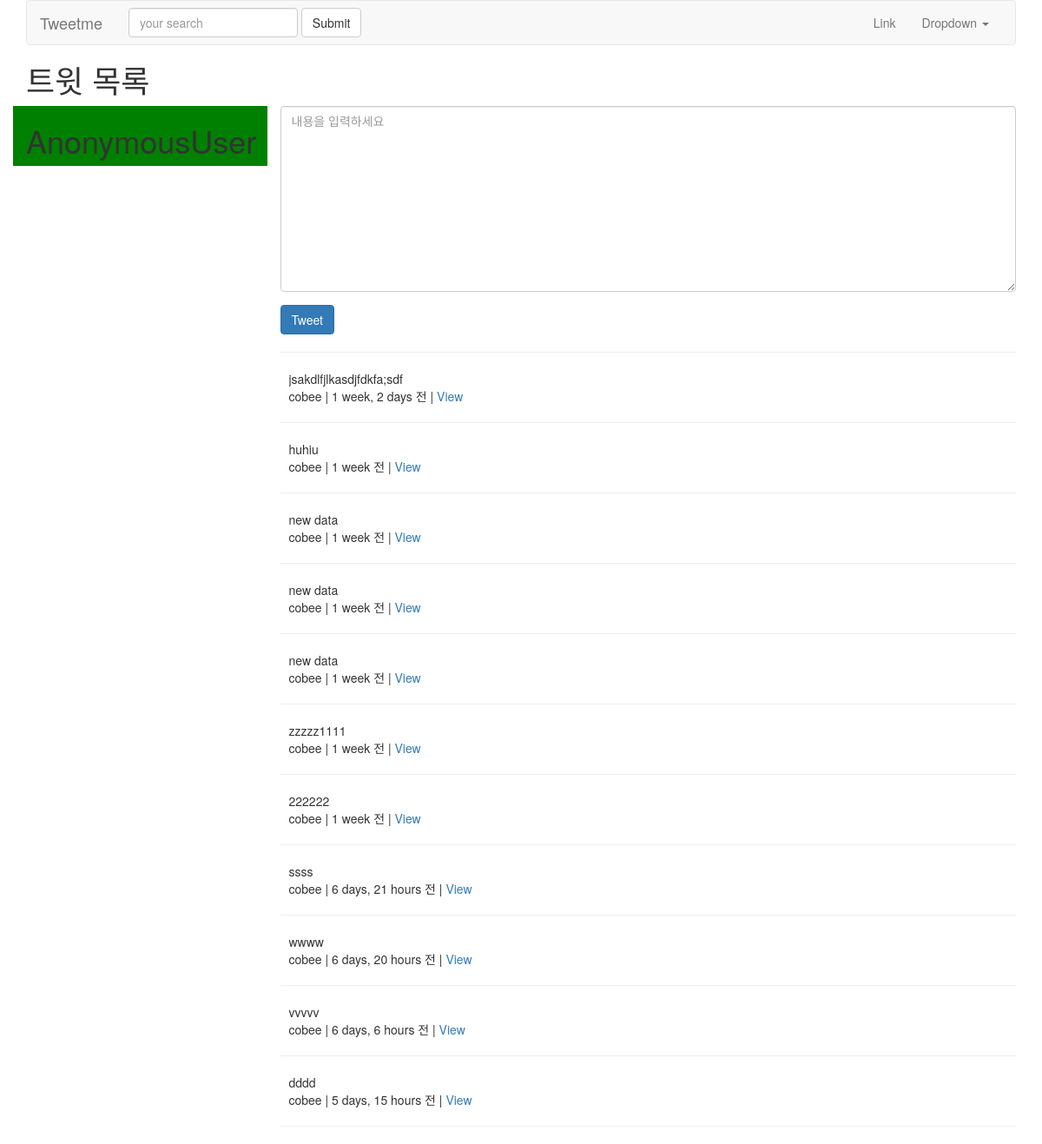
/, run on an earlier commit of the app's database.
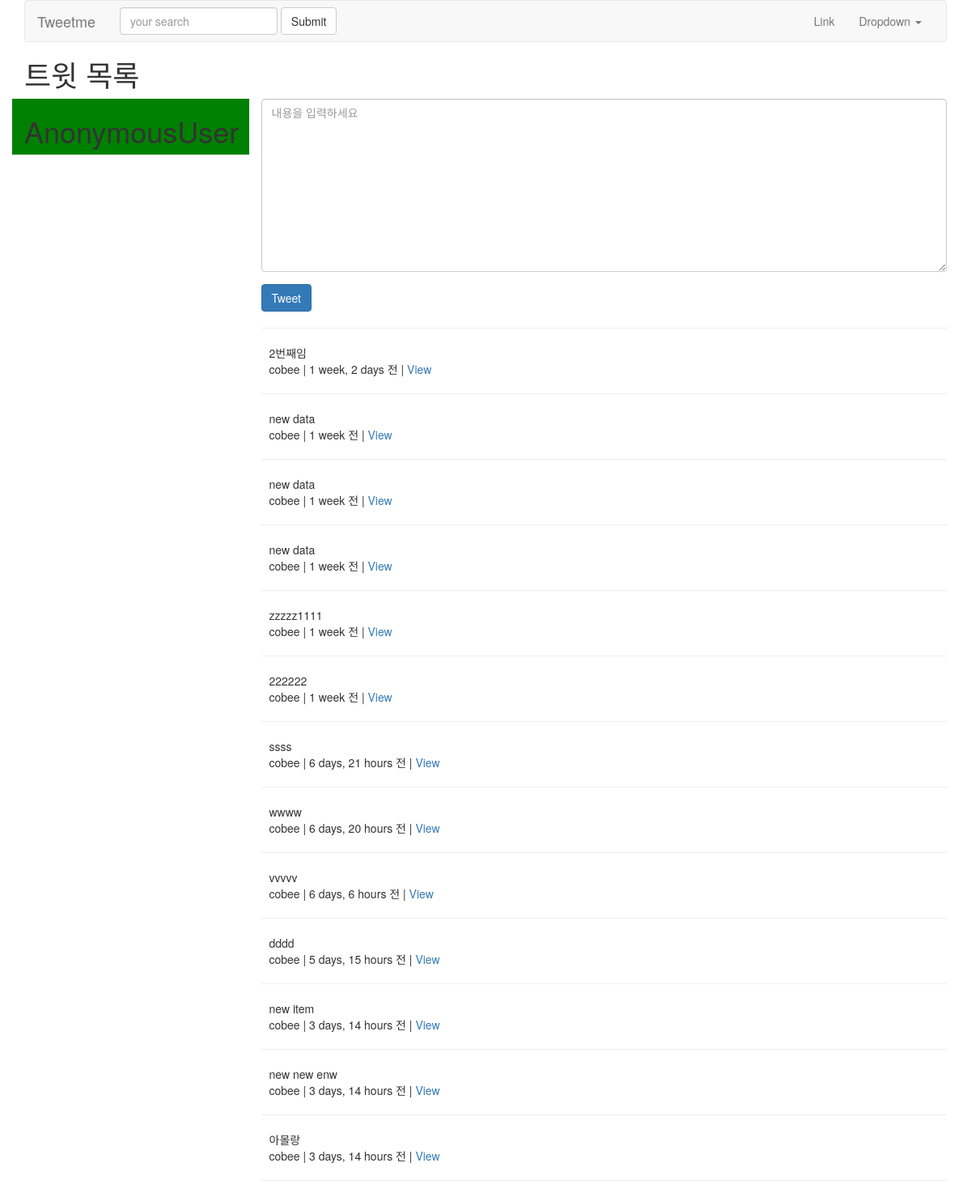
And on a later commit of the database.
### tweets/models.py (models this page shows, shortened)
class Tweet(models.Model):
	user	  = models.ForeignKey(settings.AUTH_USER_MODEL)
	content   = models.CharField(max_length=140, validators=[validate_content])
	updated   = models.DateTimeField(auto_now=True)
	timestamp = models.DateTimeField(auto_now_add=True)
	def get_absolute_url(self):
		return reverse("tweet:detail", kwargs={"pk":self.pk})

### tweets/views.py (the view)
# urls.py: url(r'^$', TweetListView.as_view(), name='home'),
class TweetListView(ListView):
	def get_queryset(self, *args, **kwargs):
		qs = Tweet.objects.all()
		print(self.request.GET)
		query = self.request.GET.get("q", None)
		if query is not None:
			qs = qs.filter(
				Q(content__icontains=query) |
				Q(user__username__icontains=query)
				)
		return qs
	def get_context_data(self, *args, **kwargs):
		context = super(TweetListView, self).get_context_data(*args, **kwargs)
		context['create_form'] = TweetModelForm()
		context['create_url'] = reverse_lazy("tweet:create")
		return context

### tweets/forms.py (shortened to what this page needs)
class TweetModelForm(forms.ModelForm):
	content = forms.CharField(label='',
				widget=forms.Textarea(
						attrs={'placeholder':'내용을 입력하세요',
								'class':'form-control'}))
	class Meta:
		model = Tweet
		fields = [
			"content",
		]

### tweets/templates/tweets/tweet_list.html (shortened to what this page needs)
{% extends "base.html" %}
{% block content %}
<h1> 트윗 목록 </h1>
<div class="row">
	<div class="col-sm-3 col-xs-12" style="background-color: green;">
		<h1>{{ request.user }}</h1>
	</div>
	<div class="col-sm-9">
		{% if not request.GET.q %}
			<div class="">
		{% include "tweets/form.html" with form=create_form action_url=create_url btn_title='Tweet' %}
			</div>
		{% endif %}
		<hr/>
		{% for object in object_list %}
	<div class="media">
		<div class="media-left">
		</div>
		<div class="media-body">
			{{ object.content }}<br/>
			{{ object.user }} | {{ object.timestamp|timesince }} 전 | <a href="{{ object.get_absolute_url }}">View</a>
		</div>
	</div>
	<hr/>
{% empty %}
	{% if request.GET.q %}
		<p>No tweets found.</p>
	{% else %}
		<p>No tweets yet</p>
	{% endif %}
{% endfor %}
</div>
</div>
{% endblock content %}

### templates/base.html (shortened to what this page needs)
{% load static %}
<!DOCTYPE html>
<html lang="ko">
<head>
	<link rel="stylesheet" href="https://maxcdn.bootstrapcdn.com/bootstrap/3.3.2/css/bootstrap.min.css">
</head>
<body>
	<div class='container'>
		{% include 'navbar.html' %}
		{% block content %}
		{% endblock content %}
	</div>
</body>
</html>

### templates/navbar.html (shortened to what this page needs)
<nav class="navbar navbar-default">
  <div class="container-fluid">
    <div class="navbar-header">
      <a class="navbar-brand" href="{% url 'home' %}">Tweetme</a>
    </div>
    <div class="collapse navbar-collapse" id="bs-example-navbar-collapse-1">
      {% include 'tweets/search_form.html' %}
      <ul class="nav navbar-nav navbar-right">
        <li><a href="#">Link</a></li>
        <li class="dropdown">
          <a href="#" class="dropdown-toggle" data-toggle="dropdown" role="button" aria-haspopup="true" aria-expanded="false">Dropdown <span class="caret"></span></a>
        </li>
      </ul>
    </div>
  </div>
</nav>

### tweets/templates/tweets/search_form.html
<form class="navbar-form navbar-left" method="GET" action='{% url "tweet:list" %}'>
	<div class="form-group">
		<input class="form-control" type="text" name="q" placeholder="your search" value="{{ request.GET.q }}" />
	</div>
	<input class="btn btn-default" type="submit" name="search">
</form>

### tweets/templates/tweets/form.html (shortened to what this page needs)
{% load crispy_forms_tags %}
<form class='form' method='POST' action="{% if action_url %}{{ action_url }}{% endif %} ">
	{{ form|crispy }}
	<input class="btn btn-primary" type="submit" value="{{ btn_title }}">
</form>

What changed in the data, as far as the page shows it:
removed Tweet: content "huhiu", user "cobee", timestamp "1 week"
changed Tweet: content "jsakdlfjlkasdjfdkfa;sdf" → "2번째임"
added Tweet: content "new item", user "cobee", timestamp "3 days, 14 hours"
added Tweet: content "new new enw", user "cobee", timestamp "3 days, 14 hours"
added Tweet: content "아몰랑", user "cobee", timestamp "3 days, 14 hours"
